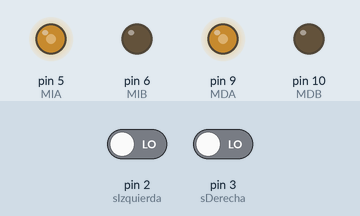
Bench run of a sketch on a simulated Arduino Uno, built with avr-gcc and run on an emulated ATmega328P. On the bench: output pins drawn as LEDs (lit = HIGH). The test bench sets the inputs (shaded band); at power-on: pin 2 (sIzquierda) LOW, pin 3 (sDerecha) LOW.

Above: at 1.2 s.
1.3 s: pin 2 (sIzquierda) driven HIGH
At 2.5 s:
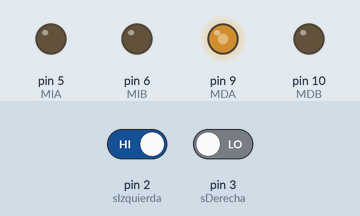
2.8 s: pin 3 (sDerecha) driven HIGH
At 3.6 s:
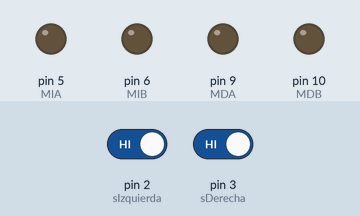
4.3 s: pin 2 (sIzquierda) driven LOW
At 4.7 s:
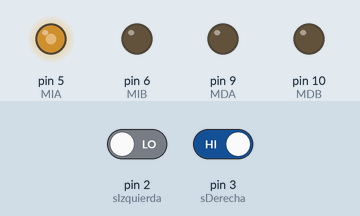
5.8 s: pin 3 (sDerecha) driven LOW
At 7.1 s:
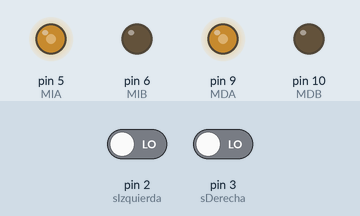
Timing chart, 0 to 8.3 s (numbered marks = the images above; inputs shaded):
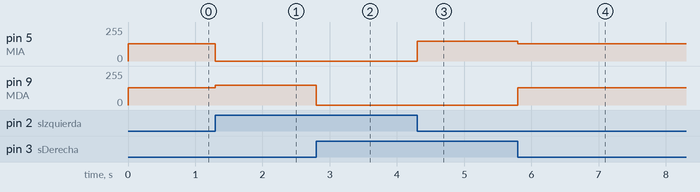

The sketch:

sigueLineas.ino.ino
```cpp
//Definimos patillaje
#define MIA 5
#define MIB 6
#define MDA 9
#define MDB 10
#define sDerecha 3
#define sIzquierda 2
//Declaramos la variable global valorLeido que recogerá la lectura de los sensores
int valorLeido;
//Escribimos las funciones de movimiento de velocidad controlada
void alto(){
digitalWrite(MIA,LOW);
digitalWrite(MIB,LOW);
digitalWrite(MDA,LOW);
digitalWrite(MDB,LOW);
}

void adelante( int velocidad){
analogWrite(MIA,velocidad);
digitalWrite(MIB,LOW);
analogWrite(MDA,velocidad);
digitalWrite(MDB,LOW);
}

void izquierda(int velocidad){
digitalWrite(MIA,LOW);
digitalWrite(MIB,LOW);
analogWrite(MDA,velocidad);
digitalWrite(MDB,LOW);
}

void derecha(int velocidad){
analogWrite(MIA,velocidad);
digitalWrite(MIB,LOW);
digitalWrite(MDA,LOW);
digitalWrite(MDB,LOW);
}
//No la utilizamos en este caso, pero puede ser útil para modificaciones posteriores
void atras(int velocidad){
analogWrite(MIB,velocidad);
digitalWrite(MIA,LOW);
analogWrite(MDB,velocidad);
digitalWrite(MDA,LOW);
}
//Función de lectura de sensores siguelíneas leeSuelo()
int leeSuelo(){
//Los sensores dan 1 para negro, 0 para blanco. Valor recoge el total de las lecturas
int valor=0;
//Si pisamos por la derecha, sumamos 1
if (digitalRead(sDerecha)==HIGH){
 valor=valor+1;
}
//Si pisamos por la derecha, sumamos 2
if (digitalRead(sIzquierda)==HIGH){
valor=valor+2;
}
return valor;
}

//Configuración
void setup() {
//Pines en modo lectura/escritura
pinMode(MIA,OUTPUT);
pinMode(MIB,OUTPUT);
pinMode(MDA,OUTPUT);
pinMode(MDB,OUTPUT);
pinMode(sDerecha, INPUT);
pinMode(sIzquierda, INPUT);
valorLeido=0;
}
//Masaylo empieza su singladura
void loop() {
//Llamamos a la función de lectura de los sensores
valorLeido=leeSuelo();
//Decidimos según lectura
switch(valorLeido){
case 3:
alto();
break;
case 1:
derecha(150);
break;
case 2:
izquierda(150);
break;
case 0:
adelante(130);
break;
}
}
```

Measured:
- after the input at 1.3 s, pin 5 (MIA): 130/255 → 0/255 at once; pin 9 (MDA): 130/255 → 150/255 at once
- after the input at 2.8 s, pin 9 (MDA): 150/255 → 0/255 at once
- after the input at 4.3 s, pin 5 (MIA): 0/255 → 150/255 at once
- after the input at 5.8 s, pin 5 (MIA): 150/255 → 130/255 at once; pin 9 (MDA): 0/255 → 130/255 at once
